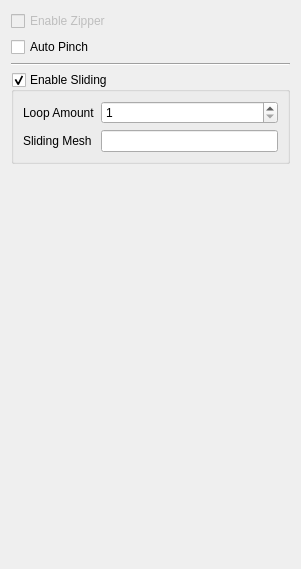
<?xml version="1.0" encoding="UTF-8"?>
<ui version="4.0">
 <class>Form</class>
 <widget class="QWidget" name="Form">
  <property name="geometry">
   <rect>
    <x>0</x>
    <y>0</y>
    <width>301</width>
    <height>569</height>
   </rect>
  </property>
  <property name="windowTitle">
   <string>Form</string>
  </property>
  <layout class="QGridLayout" name="gridLayout_2">
   <item row="3" column="0">
    <widget class="QGroupBox" name="checkBox_enable_sliding">
     <property name="title">
      <string>Enable Sliding</string>
     </property>
     <property name="checkable">
      <bool>true</bool>
     </property>
     <layout class="QGridLayout" name="gridLayout_3">
      <item row="0" column="0">
       <layout class="QGridLayout" name="gridLayout">
        <item row="0" column="0">
         <widget class="QLabel" name="label">
          <property name="text">
           <string>Loop Amount</string>
          </property>
         </widget>
        </item>
        <item row="1" column="1">
         <widget class="QLineEdit" name="lineEdit_sliding_object"/>
        </item>
        <item row="0" column="1">
         <widget class="QSpinBox" name="spinBox_loop_amount">
          <property name="minimum">
           <number>1</number>
          </property>
          <property name="value">
           <number>1</number>
          </property>
         </widget>
        </item>
        <item row="1" column="0">
         <widget class="QLabel" name="label_2">
          <property name="text">
           <string>Sliding Mesh</string>
          </property>
         </widget>
        </item>
       </layout>
      </item>
     </layout>
    </widget>
   </item>
   <item row="4" column="0">
    <spacer name="verticalSpacer">
     <property name="orientation">
      <enum>Qt::Vertical</enum>
     </property>
     <property name="sizeHint" stdset="0">
      <size>
       <width>20</width>
       <height>40</height>
      </size>
     </property>
    </spacer>
   </item>
   <item row="0" column="0">
    <widget class="QCheckBox" name="checkBox_enable_zipper">
     <property name="enabled">
      <bool>false</bool>
     </property>
     <property name="text">
      <string>Enable Zipper</string>
     </property>
    </widget>
   </item>
   <item row="1" column="0">
    <widget class="QCheckBox" name="checkBox_auto_pinch">
     <property name="text">
      <string>Auto Pinch</string>
     </property>
    </widget>
   </item>
   <item row="2" column="0">
    <widget class="Line" name="line">
     <property name="orientation">
      <enum>Qt::Horizontal</enum>
     </property>
    </widget>
   </item>
  </layout>
 </widget>
 <resources/>
 <connections/>
</ui>
